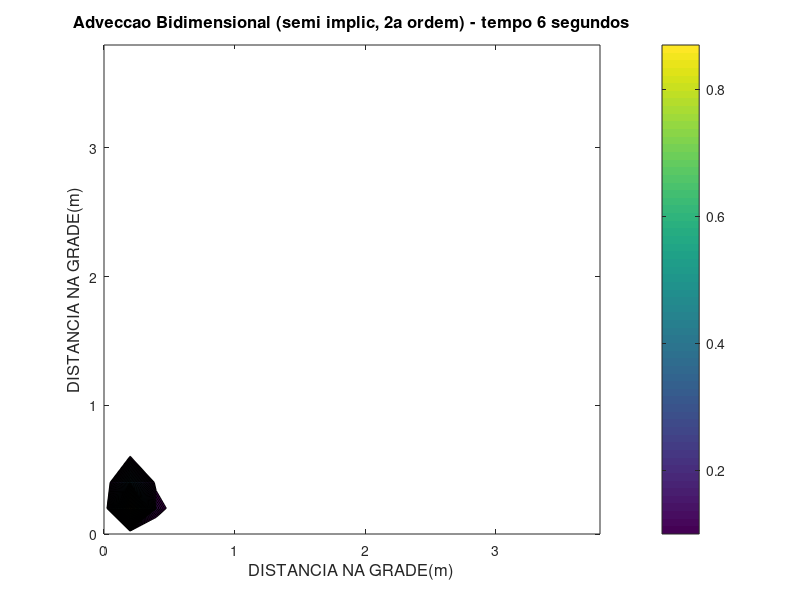
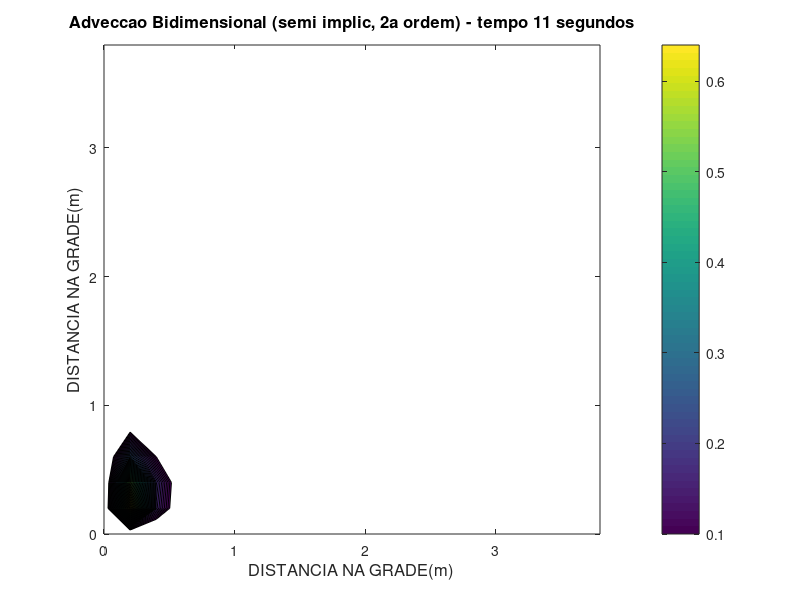
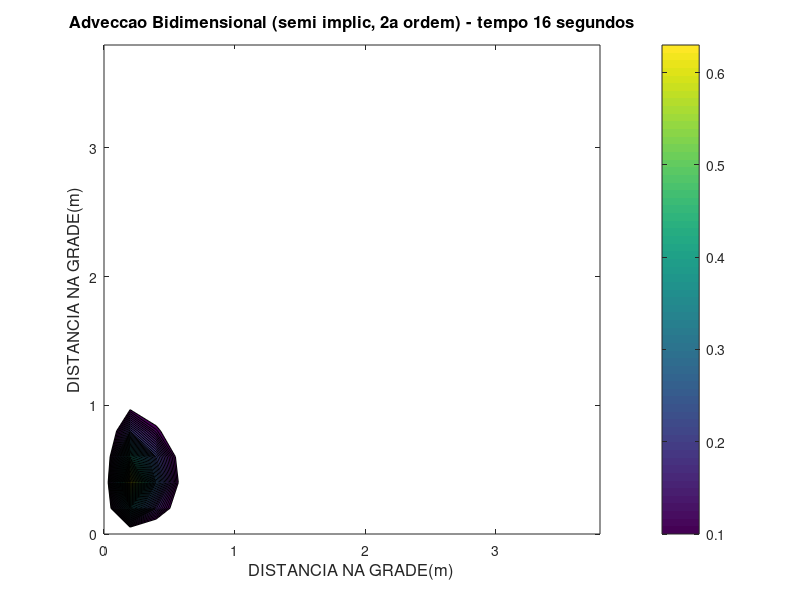
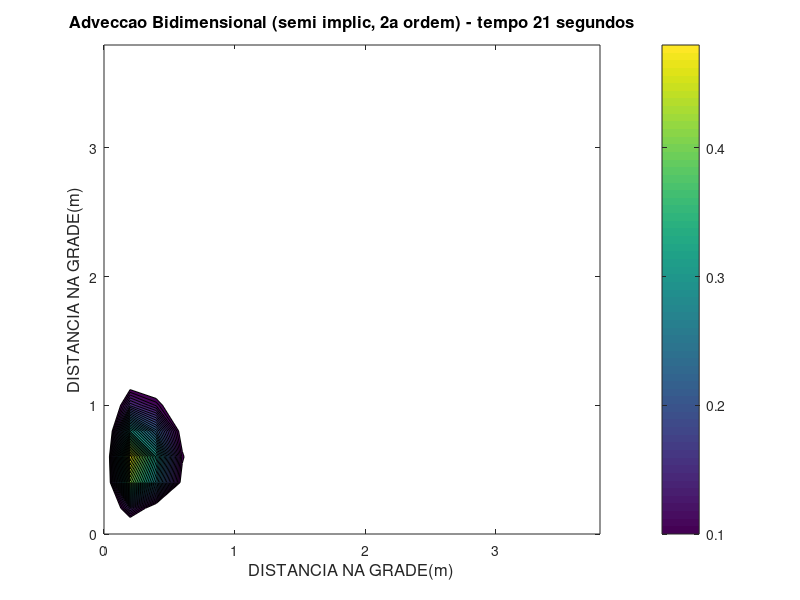

Write the MATLAB code that produced these figures, in order.
%%%%%%%%%%%%%%%%%%%%%%%%%%%%%%%%%%%%%%%%%%%%%%%%%%%%%%%%%%%%%%%%%%%%%%%
% Programa desenvolvivo para a Questão 2 da Lista 1 de exercícios da disciplina
% IOF814 - Modelos Numéricos Aplicados a Processos Costeiros e Estuarinos
% ministrada pelo Prof Joseph Harari, do Instituto Oceanográfico da USP.
%
% Para mais detalhes do desenvolvimento da discretização, pode ser conferido
% na solução da Lista, em IOF814/Lista1/outputs/Lista1_IOF814.pdf
%
%%%%%%%%%%%%%%%%%%%%%%%%%%%%%%%%%%%%%%%%%%%%%%%%%%%%%%%%%%%%%%%%%%%%%%%
clear all; close all;

% definindo os parametros iniciais do modelo
jmax=20;         % numero de celulas em x
kmax=20;         % numero de celulas em y
nmax=100;         % periodo de simulacao em segundos
pmax=kmax*jmax;  % quantidade de pontos total
u=0.3;           % componente u da velocidade
v=0.8;           % componente v da velocidade

dx=5;            % passo de espaco em x
dy=5;            % passo de espaco em y
dt=1;            % passo de tempo em s

freqplo=5;       % frequencia de plot

xgrid=((1:jmax)-1)/dx;
ygrid=((1:kmax)-1)/dy;

kdesp=2:2;
jdesp=2:2;      % posicao de despejo
conc=1;         % concentracao de despejo total

concorte=0.1;  % concentracao limite de corte

% CALCULOS INICIAIS
qu = u/(4*dx);
qv = v/(4*dy);

% Definicao das condicoes iniciais e inicializacao das matrizes de dado
fren=zeros(pmax,1);         % funcao de nivel n+1 (renovado)
fatu=zeros(pmax,1);         % funcao de nível n (atual)
fdes=zeros(kmax,jmax);      % funcao de despejo
faux=zeros(pmax,1);         % funcao auxiliar
grid=zeros(kmax,jmax);      % grade
d=zeros(pmax,1);            % definicao do vetor d para os termos f(n+1)
A=zeros(pmax);              % definicao da matriz A para os coeficientes
fdes(kdesp,jdesp)=conc;     % condicao inicial de despejo

% como fdesp e 2D, precisamos passar para 1D
for ii = 1:kmax
   faux(jmax*(ii-1)+1:jmax*ii) = fdes(ii,:);
end
fatu=fatu+faux;
fant=fatu;

% para popular a matriz A com as diagonais principais preenchidas pelos
% coeficientes determinados durante a discretizacao, fazemos:

% determinando os indices do contorno
inferiorBoundary=2:jmax-1;
superiorBoundary=pmax-jmax+2:pmax-1;
leftBoundary=find(rem(1:pmax,jmax)==0);
rightBoundary=find(rem(0:pmax-1,jmax)==0);

% concatenando todos os indices referentes ao contorno
contorno=cat(2,inferiorBoundary,superiorBoundary,leftBoundary,rightBoundary);

% pegando todos os indices que nao sao referentes aos contornos
interior=setdiff(1:pmax,contorno);

for ii=1:pmax
  if ii~=contorno
      A(ii,ii)=1/2*dt;      % coef de f^{n+1}_{j,k}
      A(ii,ii+1)=qu;        % coef de f^{n+1}_{j+1,k}
      A(ii,ii-1)=-qu;       % coef de f^{n+1}_{j-1,k}
      A(ii,ii+jmax)=qv;     % coef de f^{n+1}_{j,k+1}
      A(ii,ii-jmax)=-qv;    % coef de f^{n+1}_{j,k-1}
  else
      A(ii,ii)=1;           % condicao de contorno rigida
  end
end

contplo=0;                  % contador de plotagem
contFig=0;                  % contador de figuras para salvar o nome
% LOOP NO TEMPO
% CONDICOES DE CONTORNO
% FORMULA DE RECORRENCIA
% PLOTAGEM (PRESSIONE ENTER PARA EVOLUIR NO TEMPO)
% EVOLUCAO NO TEMPO DAS VARIAVEIS
for n=2:nmax
  tempo=n*dt;
  contplo=contplo+1;        % iteracao no contador

  % formula de recorrencia
  d(interior) = 0.5*fant(interior)/dt - qu*fatu(interior+1) + ...
                qu*fatu(interior-1) - qv*fatu(interior+jmax) + ...
                qv*fatu(interior-jmax);

  % resolver o sistema linear
  fren=linsolve(A,d);

  if(contplo==freqplo)
    contplo=0;
    contFig=contFig+1;

    maxconc=max(fren);

    % convertendo o vetor para matriz
    plt=zeros(kmax,jmax);
    for ii=1:kmax
        plt(ii,:)=fren(jmax*(ii-1)+1:jmax*ii);
    end
    contourf(xgrid,ygrid,plt,[concorte:0.01:maxconc]);
    grid;
    axis([xgrid(1) xgrid(jmax) ygrid(1) ygrid(kmax)]);
    colorbar
    title(['Adveccao Bidimensional (semi implic, 2a ordem) - tempo ',...
        num2str(tempo),' segundos'],'fontsize',12);
    xlabel('DISTANCIA NA GRADE(m)','fontsize',12);
    ylabel('DISTANCIA NA GRADE(m)','fontsize',12);
    numberFig=sprintf('%03d',contFig);
    grafico=['print -djpeg ../outputs/Q02/q02_', numberFig];
    eval(grafico);

    hold off;
    pause(0.01);
  end

  fant=fatu;
  fatu=fren;

end
